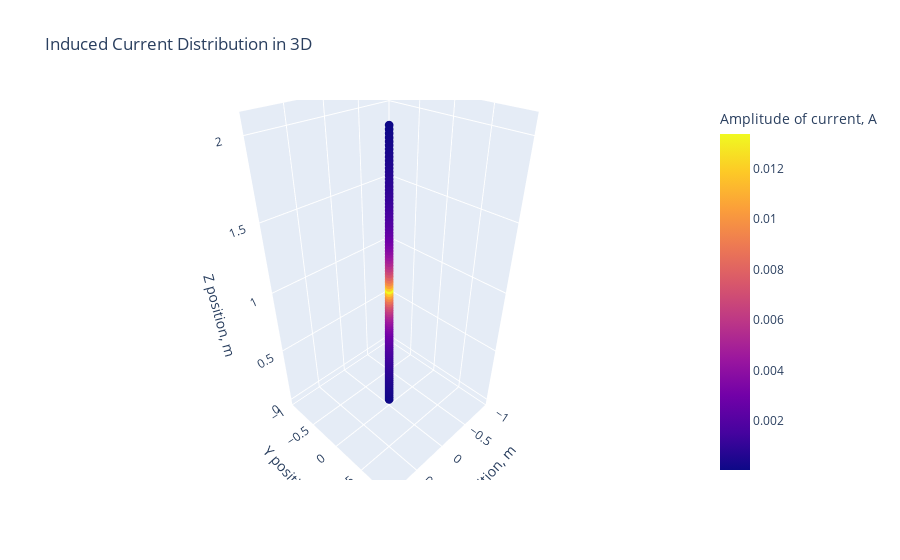

The notebook cell this image was saved under:
### Code cell
gm.current_distribution_3d(R, current)
